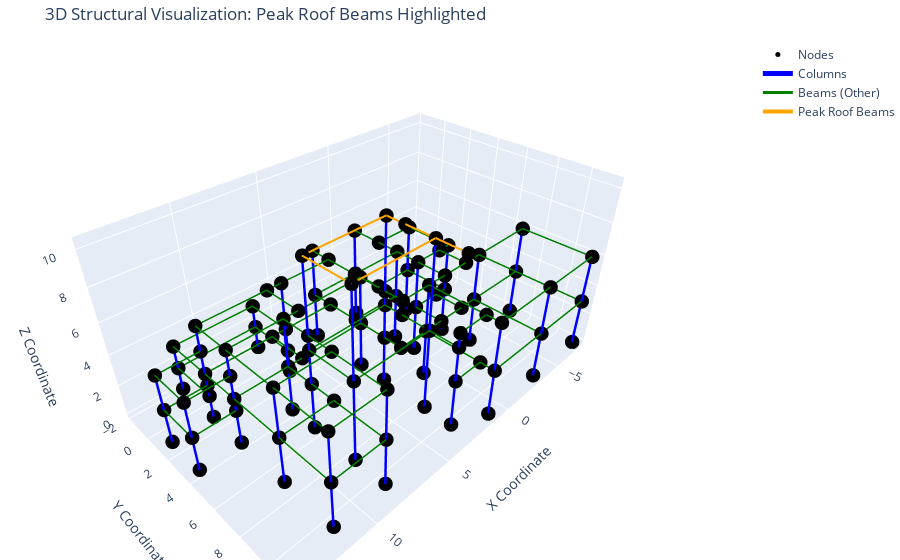

The notebook cell saved with this chart:
### Code cell
import pandas as pd
import plotly.graph_objects as go
import os
import numpy as np
import rhino3dm # Added for Rhino model processing
from shapely.geometry import Polygon, Point, MultiPolygon, LineString # Added for geometric operations

# --- DATA LOADING AND RHINO MODEL PROCESSING START ---
# Define the ABSOLUTE path where CSVs are expected to be saved.
base_github_path = r"C:\Users\papad\Documents\GitHub\Octopusie"
CSV_SAVE_PATH = os.path.join(base_github_path, "eleftheriaexperiment", "structural_data")

# Rhino file path (re-using the one from your earlier script)
rhino_path = r"C:\Users\papad\Documents\GitHub\Octopusie\Reference Files\TALLERWALLFAIL.3dm"

print(f"Attempting to load CSVs from: {os.path.abspath(CSV_SAVE_PATH)}")
print(f"Attempting to load Rhino model from: {os.path.abspath(rhino_path)}")


# Load the generated CSV files into pandas DataFrames
try:
    df_nodes_loaded = pd.read_csv(nodes_csv_path)
    df_columns_loaded = pd.read_csv(columns_csv_path)
    df_beams_loaded = pd.read_csv(beams_csv_path)
    print("✅ CSV files loaded successfully.")
except FileNotFoundError:
    print("Error: Make sure 'nodes.csv', 'columns.csv', and 'beams.csv' are in the specified path.")
    print(f"Expected CSV paths:\n- Nodes: {nodes_csv_path}\n- Columns: {columns_csv_path}\n- Beams: {beams_csv_path}")
    print("Please ensure the data generation part of the code was run successfully and the directory exists.")
    exit() # Exit the script if files are not found, as visualization depends on them.

# Load Rhino model to identify peak roofs
if not os.path.exists(rhino_path):
    print(f"Error: Rhino file not found at {rhino_path}. Cannot identify peak roofs.")
    # Proceed without peak roof identification if file not found, or exit.
    # For now, we'll exit if a critical dependency is missing.
    exit()

model = rhino3dm.File3dm.Read(rhino_path)

building_floor_footprints = []
all_mesh_bboxes = []
roof_meshes_info = [] # To store info specifically for roof-like meshes
max_z_overall_model = 0.0 # Renamed to avoid conflict with `get_wall_height` param

Z_FLATNESS_TOLERANCE = 0.1 # Adjust this value if your floor slabs are thicker/thinner

for obj in model.Objects:
    geom = obj.Geometry
    if geom.ObjectType == rhino3dm.ObjectType.Mesh:
        bbox = geom.GetBoundingBox()
        
        bbox_z_dim = bbox.Max.Z - bbox.Min.Z

        # Only consider meshes that are "flat" in Z (like floor slabs or ground planes)
        if bbox_z_dim < Z_FLATNESS_TOLERANCE and (bbox.Max.X - bbox.Min.X) > 0.1 and (bbox.Max.Y - bbox.Min.Y) > 0.1:
            base_pts = [
                [bbox.Min.X, bbox.Min.Y],
                [bbox.Max.X, bbox.Min.Y],
                [bbox.Max.X, bbox.Max.Y],
                [bbox.Min.X, bbox.Max.Y],
                [bbox.Min.X, bbox.Min.Y] # Close polygon
            ]
            poly = Polygon(base_pts)
            if poly.area > 1e-3: # Ensure it's a valid polygon with area
                building_floor_footprints.append(poly)
            
                # Identify "Roof-like" meshes for later comparison based on their top Z
                roof_meshes_info.append((obj.Attributes.Id, bbox, poly))

        # Store all mesh bounding boxes for height lookups later, regardless of their 2D area.
        all_mesh_bboxes.append(bbox)
        
        max_z_overall_model = max(max_z_overall_model, bbox.Max.Z) # Global max Z for any geometry

if not building_floor_footprints:
    print("Warning: No meaningful building floor footprints (meshes flat in Z with area) found in the model.")

# Find and print roofs that are peaks (taller than all directly touching roofs)
print("\n--- Analyzing Roof Heights for Peak Roofs ---")

INTERSECTION_BUFFER_ROOF = 0.1 # A small buffer for intersection checks

dominant_roofs_identified = []

# Loop through each identified roof mesh
for i, (roof1_id, roof1_bbox, roof1_poly_2d) in enumerate(roof_meshes_info):
    roof1_max_z = roof1_bbox.Max.Z
    is_dominant_roof = True # Assume it's dominant until proven otherwise
    
    # Compare roof1 with all other roof meshes
    for j, (roof2_id, roof2_bbox, roof2_poly_2d) in enumerate(roof_meshes_info):
        if i == j: # Don't compare a roof with itself
            continue

        roof2_max_z = roof2_bbox.Max.Z

        # Check for 2D adjacency with buffer
        intersection_geometry = roof1_poly_2d.buffer(INTERSECTION_BUFFER_ROOF).intersection(roof2_poly_2d.buffer(INTERSECTION_BUFFER_ROOF))
        
        is_touching = not intersection_geometry.is_empty and \
                      intersection_geometry.geom_type in ['LineString', 'MultiLineString', 'Polygon', 'MultiPolygon']
        
        if is_touching:
            # If roof1 is NOT strictly taller than a touching neighbor (i.e., shorter or equal)
            if roof1_max_z <= roof2_max_z + 1e-6: # Add a small epsilon for float comparison
                is_dominant_roof = False
                break # No need to check further neighbors for this roof1 if it's not dominant

    # If it passed all checks against its neighbors and has at least one neighbor
    # (or if it's an isolated tall structure)
    if is_dominant_roof and (len(roof_meshes_info) > 1 or len(dominant_roofs_identified) == 0): # Simplified check for dominance for now
         # To be truly dominant, it must be taller than ALL neighbors OR be an isolated structure if there are other structures
        if not is_dominant_roof: # If the flag was set to False above
            continue

        dominant_roofs_identified.append({
            "RhinoObjectId": str(roof1_id),
            "Height": round(roof1_max_z, 3),
            "Polygon_2D": roof1_poly_2d # Store the polygon for later spatial check
        })

if dominant_roofs_identified:
    print(f"Detected {len(dominant_roofs_identified)} dominant roof structures.")
else:
    print("No dominant roof structures identified from Rhino meshes.")


# Utility function to get wall height (copied from structural generation script)
def get_wall_height(x, y, mesh_bboxes, global_max_z):
    pt = Point(x, y)
    relevant_bboxes = []
    for bbox in mesh_bboxes:
        bbox_poly = Polygon([
            [bbox.Min.X, bbox.Min.Y],
            [bbox.Max.X, bbox.Min.Y],
            [bbox.Max.X, bbox.Max.Y],
            [bbox.Min.X, bbox.Max.Y],
            [bbox.Min.X, bbox.Min.Y]
        ])
        if bbox_poly.buffer(1e-4).contains(pt):
            relevant_bboxes.append(bbox)

    if not relevant_bboxes:
        return global_max_z 

    max_relevant_z = 0.0
    for bbox in relevant_bboxes:
        max_relevant_z = max(max_relevant_z, bbox.Max.Z)
        
    return max_relevant_z if max_relevant_z > 0 else global_max_z


# --- Identify beam segments belonging to Peak Roofs ---
peak_roof_beam_ids = set()
Z_HEIGHT_TOLERANCE = 0.5 # Tolerance for matching beam Z to roof height

node_id_to_coords = df_nodes_loaded.set_index('ID')[['X', 'Y', 'Z']].T.to_dict('list')


for index, row in df_beams_loaded.iterrows():
    beam_id = row['ID']
    n1_id = row['i_node']
    n2_id = row['j_node']

    try:
        p1_coords = np.array(node_id_to_coords[n1_id])
        p2_coords = np.array(node_id_to_coords[n2_id])
    except KeyError:
        print(f"Warning: Node for beam {beam_id} not found in node data. Skipping.")
        continue

    # Calculate 2D midpoint and average Z for the beam
    mid_x = (p1_coords[0] + p2_coords[0]) / 2
    mid_y = (p1_coords[1] + p2_coords[1]) / 2
    avg_z = (p1_coords[2] + p2_coords[2]) / 2
    
    beam_midpoint_2d = Point(mid_x, mid_y)

    for roof_info in dominant_roofs_identified:
        roof_polygon_2d = roof_info['Polygon_2D']
        roof_peak_height = roof_info['Height']

        # Check if beam's 2D midpoint is within the roof polygon (with a small buffer)
        # And if the beam's Z-level is close to the roof's peak height
        if roof_polygon_2d.buffer(1e-3).contains(beam_midpoint_2d) and \
           abs(avg_z - roof_peak_height) < Z_HEIGHT_TOLERANCE:
            peak_roof_beam_ids.add(beam_id)
            break # This beam belongs to this peak roof, no need to check other roofs


print(f"\nIdentified {len(peak_roof_beam_ids)} beam segments belonging to peak roofs.")
# --- DATA LOADING AND RHINO MODEL PROCESSING END ---


# Create a dictionary for quick node coordinate lookup by ID from the loaded data
node_lookup_loaded = df_nodes_loaded.set_index('ID')

# Prepare data for plotting lines (columns and beams)
column_plotly_lines_x, column_plotly_lines_y, column_plotly_lines_z = [], [], []
normal_beam_plotly_lines_x, normal_beam_plotly_lines_y, normal_beam_plotly_lines_z = [], [], []
peak_roof_beam_plotly_lines_x, peak_roof_beam_plotly_lines_y, peak_roof_beam_plotly_lines_z = [], [], []


# Add Columns to line data
for index, row in df_columns_loaded.iterrows():
    try:
        p1 = node_lookup_loaded.loc[row['i_node'], ['X', 'Y', 'Z']]
        p2 = node_lookup_loaded.loc[row['j_node'], ['X', 'Y', 'Z']]
        column_plotly_lines_x.extend([p1['X'], p2['X'], None])
        column_plotly_lines_y.extend([p1['Y'], p2['Y'], None])
        column_plotly_lines_z.extend([p1['Z'], p2['Z'], None])
    except KeyError as e:
        print(f"Warning: Node ID not found in lookup for column {row['ID']}: {e}. Skipping this column for visualization.")

# Add Beams to line data, separating normal from peak roof beams
for index, row in df_beams_loaded.iterrows():
    try:
        p1 = node_lookup_loaded.loc[row['i_node'], ['X', 'Y', 'Z']]
        p2 = node_lookup_loaded.loc[row['j_node'], ['X', 'Y', 'Z']]
        
        current_beam_x = [p1['X'], p2['X'], None]
        current_beam_y = [p1['Y'], p2['Y'], None]
        current_beam_z = [p1['Z'], p2['Z'], None]

        if row['ID'] in peak_roof_beam_ids:
            peak_roof_beam_plotly_lines_x.extend(current_beam_x)
            peak_roof_beam_plotly_lines_y.extend(current_beam_y)
            peak_roof_beam_plotly_lines_z.extend(current_beam_z)
        else:
            normal_beam_plotly_lines_x.extend(current_beam_x)
            normal_beam_plotly_lines_y.extend(current_beam_y)
            normal_beam_plotly_lines_z.extend(current_beam_z)

    except KeyError as e:
        print(f"Warning: Node ID not found in lookup for beam {row['ID']}: {e}. Skipping this beam for visualization.")

# Create Plotly traces for nodes (all nodes are black)
trace_nodes = go.Scatter3d(
    x=df_nodes_loaded['X'],
    y=df_nodes_loaded['Y'],
    z=df_nodes_loaded['Z'],
    mode='markers',
    marker=dict(size=5, color='black'),
    name='Nodes',
    text=df_nodes_loaded['ID'], # Show node ID on hover
    hoverinfo='text'
)

# Create Plotly trace for columns
trace_columns = go.Scatter3d(
    x=column_plotly_lines_x,
    y=column_plotly_lines_y,
    z=column_plotly_lines_z,
    mode='lines',
    line=dict(color='blue', width=5),
    name='Columns'
)

# Create Plotly trace for normal beams
trace_normal_beams = go.Scatter3d(
    x=normal_beam_plotly_lines_x,
    y=normal_beam_plotly_lines_y,
    z=normal_beam_plotly_lines_z,
    mode='lines',
    line=dict(color='green', width=3),
    name='Beams (Other)'
)

# Create Plotly trace for peak roof beams
trace_peak_roof_beams = go.Scatter3d(
    x=peak_roof_beam_plotly_lines_x,
    y=peak_roof_beam_plotly_lines_y,
    z=peak_roof_beam_plotly_lines_z,
    mode='lines',
    line=dict(color='orange', width=4), # Orange and slightly thicker
    name='Peak Roof Beams'
)


# Create the Plotly figure with all new traces
fig = go.Figure(data=[trace_nodes, trace_columns, trace_normal_beams, trace_peak_roof_beams])

# Set layout properties
fig.update_layout(
    title='3D Structural Visualization: Peak Roof Beams Highlighted',
    scene=dict(
        xaxis_title='X Coordinate',
        yaxis_title='Y Coordinate',
        zaxis_title='Z Coordinate',
        aspectmode='data' # Ensures equal scaling of axes
    ),
    margin=dict(l=0, r=0, b=0, t=40)
)

# Display the plot
fig.show()

### Figure 1 — Plotly figure (JSON) as saved in the notebook; plotly's stock layout.template omitted (floating-point values rounded to 4 significant figures; data arrays with more than 128 entries replaced by an {"elided": "..."} marker saying what was removed)
{"data": [{"hoverinfo": "text", "marker": {"color": "black", "size": 5}, "mode": "markers", "name": "Nodes", "text": ["N0", "N1", "N2", "N3", "N4", "N5", "N6", "N7", "N8", "N9", "N10", "N11", "N12", "N13", "N14", "N15", "N16", "N17", "N18", "N19", "N20", "N21", "N22", "N23", "N24", "N25", "N26", "N27", "N28", "N29", "N30", "N31", "N32", "N33", "N34", "N35", "N36", "N37", "N38", "N39", "N40", "N41", "N42", "N43", "N44", "N45", "N46", "N47", "N48", "N49", "N50", "N51", "N52", "N53", "N54", "N55", "N56", "N57", "N58", "N59", "N60", "N61", "N62", "N63", "N64", "N65", "N66", "N67", "N68", "N69", "N70", "N71", "N72", "N73", "N74", "N75", "N76", "N77", "N78", "N79", "N80", "N81", "N82", "N83", "N84", "N85", "N86", "N87", "N88", "N89", "N90", "N91", "N92", "N93", "N94", "N95", "N96", "N97", "N98", "N99", "N100", "N101", "N102", "N103", "N104", "N105", "N106", "N107", "N108", "N109", "N110", "N111", "N112", "N113", "N114", "N115", "N116", "N117", "N118", "N119", "N120", "N121", "N122", "N123", "N124"], "type": "scatter3d", "x": [8.351, 8.351, 8.351, 14.04, 14.04, 14.04, 6.521, 6.521, 6.521, 3.26, 3.26, 3.26, -2.951, -2.951, -2.951, 11.61, 11.61, 11.61, -7.171, -7.171, -7.171, -2.56, -2.56, -2.56, 8.351, 8.351, 8.351, 0.0, 0.0, 0.0, 0.0, 0.0, 0.0, 8.351, 8.351, 8.351, 11.61, 11.61, 11.61, 3.26, 3.26, 3.26, 3.26, 3.26, 3.26, 8.351, 8.351, 8.351, 11.61, 11.61, 11.61, 11.61, 11.61, 11.61, 14.04, 14.04, 14.04, 1.268, 1.268, 1.268, 0.0, 0.0, 0.0, 11.61, 11.61, 11.61, 3.26, 3.26, 3.26, 6.521, 6.521, 6.521, -2.951, -2.951, -2.951, -7.171, -7.171, -7.171, -2.56, -2.56, -2.56, 1.268, 1.268, 1.268, 3.26, 3.26, 3.26, 6.521, 8.351, 8.351, 3.26, 3.26, 0.0, 0.0, -1.779, -1.779, 3.26, 3.26, 3.26, 3.26, 7.436, 7.436, 7.436, 7.436, 3.26, 3.26, 3.26, 3.26, 11.61, 11.61, 8.351, 8.351, -1.779, 0.0, -1.779, 0.0, 11.61, 11.61, 1.268, 1.268, 11.61, 3.26, 3.26, 3.26, 3.26], "y": [8.65, 8.65, 8.65, 1.347, 1.347, 1.347, 1.347, 1.347, 1.347, 10.46, 10.46, 10.46, 6.842, 6.842, 6.842, 3.832, 3.832, 3.832, 11.35, 11.35, 11.35, 1.995, 1.995, 1.995, 10.67, 10.67, 10.67, 4.971, 4.971, 4.971, 3.421, 3.421, 3.421, 5.642, 5.642, 5.642, 1.347, 1.347, 1.347, 8.65, 8.65, 8.65, 3.832, 3.832, 3.832, 3.832, 3.832, 3.832, 7.252, 7.252, 7.252, -1.662, -1.662, -1.662, 3.832, 3.832, 3.832, 6.842, 6.842, 6.842, 0.0, 0.0, 0.0, 10.67, 10.67, 10.67, 0.0, 0.0, 0.0, -1.662, -1.662, -1.662, 11.35, 11.35, 11.35, 6.842, 6.842, 6.842, 4.971, 4.971, 4.971, 11.35, 11.35, 11.35, 5.642, 5.642, 5.642, 1.347, 7.252, 7.252, 1.347, 1.347, 1.995, 1.995, 4.971, 4.971, 3.832, 5.642, 3.832, 5.642, 1.347, 1.347, 3.832, 3.832, 3.421, 3.421, 6.842, 6.842, 1.347, 1.347, 5.642, 5.642, 6.842, 6.842, 6.842, 6.842, 3.832, 3.832, 10.46, 10.46, 1.347, 6.842, 10.46, 6.842, 10.46], "z": [0.0, 5.139, 10.28, 0.0, 2.224, 4.448, 0.0, 3.0, 6.0, 0.0, 3.0, 6.0, 0.0, 3.0, 6.0, 0.0, 3.0, 6.0, 0.0, 3.0, 6.0, 0.0, 3.0, 6.0, 0.0, 3.0, 6.0, 0.0, 3.0, 6.0, 0.0, 3.0, 6.0, 0.0, 5.139, 10.28, 0.0, 3.0, 6.0, 0.0, 5.139, 10.28, 0.0, 3.0, 6.0, 0.0, 3.0, 6.0, 0.0, 3.0, 6.0, 0.0, 1.5, 3.0, 0.0, 2.224, 4.448, 0.0, 3.0, 6.0, 0.0, 3.0, 6.0, 0.0, 3.0, 6.0, 0.0, 3.0, 6.0, 0.0, 1.5, 3.0, 0.0, 3.0, 6.0, 0.0, 3.0, 6.0, 0.0, 3.0, 6.0, 0.0, 3.0, 6.0, 0.0, 5.139, 10.28, 1.5, 3.0, 6.0, 3.0, 6.0, 3.0, 6.0, 3.0, 6.0, 3.0, 3.0, 6.0, 6.0, 3.0, 6.0, 3.0, 6.0, 3.0, 6.0, 3.0, 6.0, 2.224, 4.448, 3.0, 6.0, 3.0, 3.0, 6.0, 6.0, 2.224, 4.448, 3.0, 6.0, 1.5, 5.139, 5.139, 10.28, 10.28]}, {"line": {"color": "blue", "width": 5}, "mode": "lines", "name": "Columns", "type": "scatter3d", "x": {"elided": "174 float values"}, "y": {"elided": "174 float values"}, "z": {"elided": "174 float values"}}, {"line": {"color": "green", "width": 3}, "mode": "lines", "name": "Beams (Other)", "type": "scatter3d", "x": {"elided": "309 float values"}, "y": {"elided": "309 float values"}, "z": {"elided": "309 float values"}}, {"line": {"color": "orange", "width": 4}, "mode": "lines", "name": "Peak Roof Beams", "type": "scatter3d", "x": [3.26, 3.26, null, 8.351, 8.351, null, 3.26, 8.351, null, 3.26, 3.26, null, 3.26, 8.351, null], "y": [5.642, 8.65, null, 5.642, 8.65, null, 8.65, 8.65, null, 6.842, 10.46, null, 5.642, 5.642, null], "z": [10.28, 10.28, null, 10.28, 10.28, null, 10.28, 10.28, null, 10.28, 10.28, null, 10.28, 10.28, null]}], "layout": {"margin": {"b": 0, "l": 0, "r": 0, "t": 40}, "scene": {"aspectmode": "data", "xaxis": {"title": {"text": "X Coordinate"}}, "yaxis": {"title": {"text": "Y Coordinate"}}, "zaxis": {"title": {"text": "Z Coordinate"}}}, "title": {"text": "3D Structural Visualization: Peak Roof Beams Highlighted"}}}
